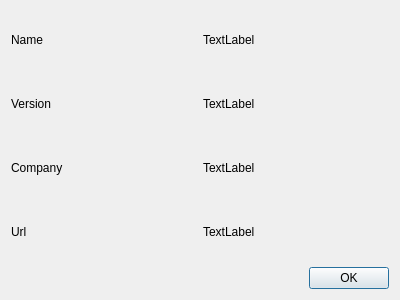
<?xml version="1.0" encoding="UTF-8"?>
<ui version="4.0">
 <class>AboutDialog</class>
 <widget class="QDialog" name="AboutDialog">
  <property name="geometry">
   <rect>
    <x>0</x>
    <y>0</y>
    <width>400</width>
    <height>300</height>
   </rect>
  </property>
  <property name="windowTitle">
   <string>Dialog</string>
  </property>
  <layout class="QVBoxLayout" name="verticalLayout">
   <item>
    <layout class="QGridLayout" name="gridLayout">
     <item row="0" column="0">
      <widget class="QLabel" name="label">
       <property name="text">
        <string>Name</string>
       </property>
      </widget>
     </item>
     <item row="0" column="1">
      <widget class="QLabel" name="lblName">
       <property name="text">
        <string>TextLabel</string>
       </property>
      </widget>
     </item>
     <item row="1" column="0">
      <widget class="QLabel" name="label_2">
       <property name="text">
        <string>Version</string>
       </property>
      </widget>
     </item>
     <item row="1" column="1">
      <widget class="QLabel" name="lblVersion">
       <property name="text">
        <string>TextLabel</string>
       </property>
      </widget>
     </item>
     <item row="2" column="0">
      <widget class="QLabel" name="label_3">
       <property name="text">
        <string>Company</string>
       </property>
      </widget>
     </item>
     <item row="2" column="1">
      <widget class="QLabel" name="lblCompany">
       <property name="text">
        <string>TextLabel</string>
       </property>
      </widget>
     </item>
     <item row="3" column="0">
      <widget class="QLabel" name="label_4">
       <property name="text">
        <string>Url</string>
       </property>
      </widget>
     </item>
     <item row="3" column="1">
      <widget class="QLabel" name="lblUrl">
       <property name="text">
        <string>TextLabel</string>
       </property>
      </widget>
     </item>
    </layout>
   </item>
   <item>
    <widget class="QDialogButtonBox" name="buttonBox">
     <property name="orientation">
      <enum>Qt::Horizontal</enum>
     </property>
     <property name="standardButtons">
      <set>QDialogButtonBox::Ok</set>
     </property>
    </widget>
   </item>
  </layout>
 </widget>
 <resources/>
 <connections>
  <connection>
   <sender>buttonBox</sender>
   <signal>accepted()</signal>
   <receiver>AboutDialog</receiver>
   <slot>accept()</slot>
   <hints>
    <hint type="sourcelabel">
     <x>248</x>
     <y>254</y>
    </hint>
    <hint type="destinationlabel">
     <x>157</x>
     <y>274</y>
    </hint>
   </hints>
  </connection>
  <connection>
   <sender>buttonBox</sender>
   <signal>rejected()</signal>
   <receiver>AboutDialog</receiver>
   <slot>reject()</slot>
   <hints>
    <hint type="sourcelabel">
     <x>316</x>
     <y>260</y>
    </hint>
    <hint type="destinationlabel">
     <x>286</x>
     <y>274</y>
    </hint>
   </hints>
  </connection>
 </connections>
</ui>
